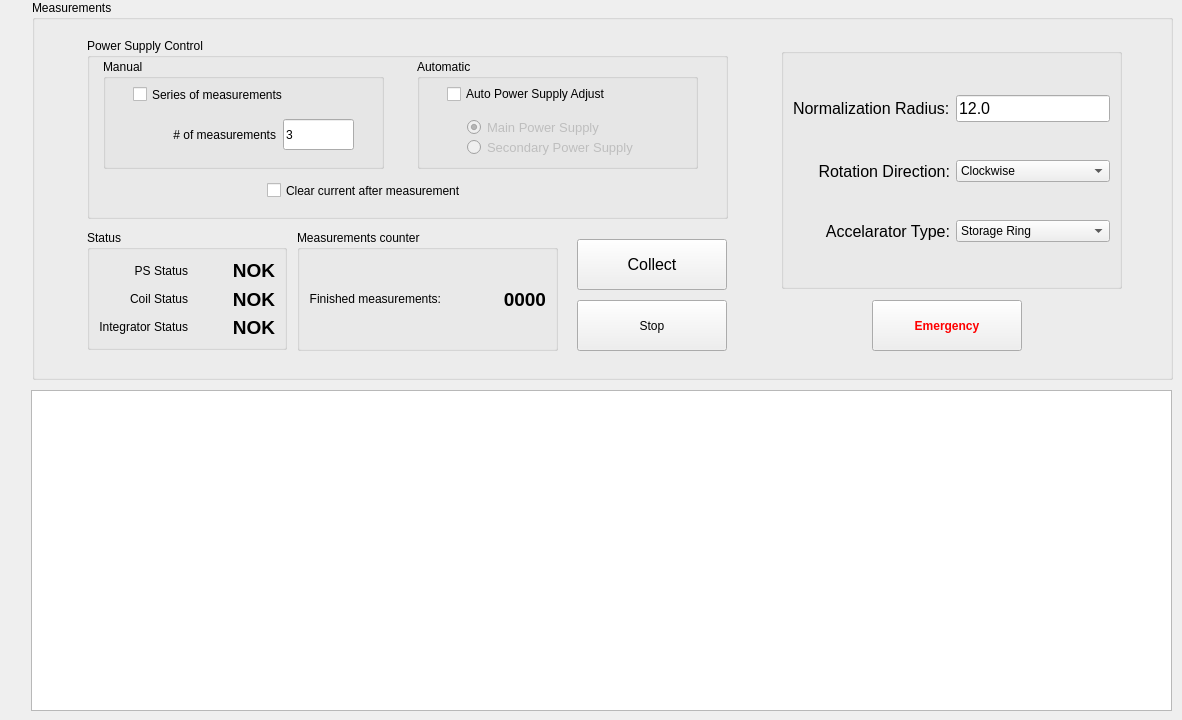
    <widget class="QWidget" name="tab_11">
     <attribute name="icon">
      <iconset resource="resource_file.qrc">
       <normaloff>:/Images/imagens/magnetic.PNG</normaloff>:/Images/imagens/magnetic.PNG</iconset>
     </attribute>
     <attribute name="title">
      <string>Measurements</string>
     </attribute>
     <widget class="QGroupBox" name="groupBox_16">
      <property name="geometry">
       <rect>
        <x>32</x>
        <y>0</y>
        <width>1141</width>
        <height>380</height>
       </rect>
      </property>
      <property name="title">
       <string>Measurements</string>
      </property>
      <widget class="QGroupBox" name="groupBox_10">
       <property name="geometry">
        <rect>
         <x>55</x>
         <y>230</y>
         <width>200</width>
         <height>120</height>
        </rect>
       </property>
       <property name="title">
        <string>Status</string>
       </property>
       <layout class="QGridLayout" name="gridLayout_10">
        <item row="0" column="0">
         <widget class="QLabel" name="label_129">
          <property name="text">
           <string>PS Status</string>
          </property>
          <property name="alignment">
           <set>Qt::AlignRight|Qt::AlignTrailing|Qt::AlignVCenter</set>
          </property>
         </widget>
        </item>
        <item row="0" column="1">
         <widget class="QLabel" name="lb_status_ps">
          <property name="font">
           <font>
            <pointsize>14</pointsize>
            <weight>75</weight>
            <bold>true</bold>
           </font>
          </property>
          <property name="layoutDirection">
           <enum>Qt::RightToLeft</enum>
          </property>
          <property name="text">
           <string>NOK</string>
          </property>
          <property name="alignment">
           <set>Qt::AlignRight|Qt::AlignTrailing|Qt::AlignVCenter</set>
          </property>
         </widget>
        </item>
        <item row="1" column="0">
         <widget class="QLabel" name="label_131">
          <property name="text">
           <string>Coil Status</string>
          </property>
          <property name="alignment">
           <set>Qt::AlignRight|Qt::AlignTrailing|Qt::AlignVCenter</set>
          </property>
         </widget>
        </item>
        <item row="1" column="1">
         <widget class="QLabel" name="lb_status_coil">
          <property name="font">
           <font>
            <pointsize>14</pointsize>
            <weight>75</weight>
            <bold>true</bold>
           </font>
          </property>
          <property name="layoutDirection">
           <enum>Qt::RightToLeft</enum>
          </property>
          <property name="text">
           <string>NOK</string>
          </property>
          <property name="alignment">
           <set>Qt::AlignRight|Qt::AlignTrailing|Qt::AlignVCenter</set>
          </property>
         </widget>
        </item>
        <item row="2" column="0">
         <widget class="QLabel" name="label_130">
          <property name="text">
           <string>Integrator Status</string>
          </property>
          <property name="alignment">
           <set>Qt::AlignRight|Qt::AlignTrailing|Qt::AlignVCenter</set>
          </property>
         </widget>
        </item>
        <item row="2" column="1">
         <widget class="QLabel" name="lb_status_integrator">
          <property name="font">
           <font>
            <pointsize>14</pointsize>
            <weight>75</weight>
            <bold>true</bold>
           </font>
          </property>
          <property name="layoutDirection">
           <enum>Qt::RightToLeft</enum>
          </property>
          <property name="text">
           <string>NOK</string>
          </property>
          <property name="alignment">
           <set>Qt::AlignRight|Qt::AlignTrailing|Qt::AlignVCenter</set>
          </property>
         </widget>
        </item>
       </layout>
      </widget>
      <widget class="QGroupBox" name="groupBox_22">
       <property name="geometry">
        <rect>
         <x>265</x>
         <y>230</y>
         <width>261</width>
         <height>121</height>
        </rect>
       </property>
       <property name="title">
        <string>Measurements counter</string>
       </property>
       <layout class="QGridLayout" name="gridLayout_12">
        <item row="0" column="0">
         <widget class="QLabel" name="label_139">
          <property name="text">
           <string>Finished measurements:</string>
          </property>
          <property name="alignment">
           <set>Qt::AlignRight|Qt::AlignTrailing|Qt::AlignVCenter</set>
          </property>
         </widget>
        </item>
        <item row="0" column="1">
         <widget class="QLabel" name="lb_meas_counter">
          <property name="font">
           <font>
            <pointsize>14</pointsize>
            <weight>75</weight>
            <bold>true</bold>
           </font>
          </property>
          <property name="layoutDirection">
           <enum>Qt::LeftToRight</enum>
          </property>
          <property name="text">
           <string>0000</string>
          </property>
          <property name="alignment">
           <set>Qt::AlignRight|Qt::AlignTrailing|Qt::AlignVCenter</set>
          </property>
         </widget>
        </item>
       </layout>
      </widget>
      <widget class="QGroupBox" name="groupBox_11">
       <property name="geometry">
        <rect>
         <x>55</x>
         <y>38</y>
         <width>641</width>
         <height>181</height>
        </rect>
       </property>
       <property name="title">
        <string>Power Supply Control</string>
       </property>
       <widget class="QGroupBox" name="groupBox_21">
        <property name="geometry">
         <rect>
          <x>16</x>
          <y>21</y>
          <width>281</width>
          <height>110</height>
         </rect>
        </property>
        <property name="title">
         <string>Manual</string>
        </property>
        <widget class="QLineEdit" name="le_n_collections">
         <property name="enabled">
          <bool>true</bool>
         </property>
         <property name="geometry">
          <rect>
           <x>180</x>
           <y>60</y>
           <width>71</width>
           <height>31</height>
          </rect>
         </property>
         <property name="text">
          <string>3</string>
         </property>
        </widget>
        <widget class="QLabel" name="label_22">
         <property name="enabled">
          <bool>true</bool>
         </property>
         <property name="geometry">
          <rect>
           <x>33</x>
           <y>60</y>
           <width>140</width>
           <height>31</height>
          </rect>
         </property>
         <property name="text">
          <string># of measurements</string>
         </property>
         <property name="alignment">
          <set>Qt::AlignRight|Qt::AlignTrailing|Qt::AlignVCenter</set>
         </property>
        </widget>
        <widget class="QCheckBox" name="chb_seriesofmeas">
         <property name="geometry">
          <rect>
           <x>30</x>
           <y>20</y>
           <width>190</width>
           <height>31</height>
          </rect>
         </property>
         <property name="text">
          <string>Series of measurements</string>
         </property>
        </widget>
       </widget>
       <widget class="QGroupBox" name="groupBox_20">
        <property name="geometry">
         <rect>
          <x>330</x>
          <y>21</y>
          <width>281</width>
          <height>110</height>
         </rect>
        </property>
        <property name="title">
         <string>Automatic</string>
        </property>
        <widget class="QCheckBox" name="chb_automatic_ps">
         <property name="enabled">
          <bool>true</bool>
         </property>
         <property name="geometry">
          <rect>
           <x>30</x>
           <y>20</y>
           <width>211</width>
           <height>30</height>
          </rect>
         </property>
         <property name="text">
          <string>Auto Power Supply Adjust</string>
         </property>
        </widget>
        <widget class="QRadioButton" name="rb_main_ps">
         <property name="enabled">
          <bool>false</bool>
         </property>
         <property name="geometry">
          <rect>
           <x>50</x>
           <y>60</y>
           <width>161</width>
           <height>17</height>
          </rect>
         </property>
         <property name="font">
          <font>
           <pointsize>10</pointsize>
          </font>
         </property>
         <property name="text">
          <string>Main Power Supply</string>
         </property>
         <property name="checked">
          <bool>true</bool>
         </property>
        </widget>
        <widget class="QRadioButton" name="rb_secondary_ps">
         <property name="enabled">
          <bool>false</bool>
         </property>
         <property name="geometry">
          <rect>
           <x>50</x>
           <y>80</y>
           <width>171</width>
           <height>17</height>
          </rect>
         </property>
         <property name="font">
          <font>
           <pointsize>10</pointsize>
          </font>
         </property>
         <property name="text">
          <string>Secondary Power Supply</string>
         </property>
        </widget>
       </widget>
       <widget class="QCheckBox" name="chb_clear_current">
        <property name="geometry">
         <rect>
          <x>180</x>
          <y>141</y>
          <width>261</width>
          <height>23</height>
         </rect>
        </property>
        <property name="text">
         <string>Clear current after measurement</string>
        </property>
        <property name="checked">
         <bool>false</bool>
        </property>
       </widget>
      </widget>
      <widget class="QGroupBox" name="groupBox_2">
       <property name="geometry">
        <rect>
         <x>749</x>
         <y>48</y>
         <width>341</width>
         <height>241</height>
        </rect>
       </property>
       <property name="title">
        <string/>
       </property>
       <property name="alignment">
        <set>Qt::AlignLeading|Qt::AlignLeft|Qt::AlignVCenter</set>
       </property>
       <layout class="QGridLayout" name="gridLayout_11">
        <item row="0" column="0">
         <widget class="QLabel" name="label_175">
          <property name="font">
           <font>
            <pointsize>12</pointsize>
           </font>
          </property>
          <property name="text">
           <string>Normalization Radius:</string>
          </property>
         </widget>
        </item>
        <item row="0" column="1">
         <widget class="QLineEdit" name="le_norm_radius">
          <property name="font">
           <font>
            <pointsize>12</pointsize>
           </font>
          </property>
          <property name="text">
           <string>12.0</string>
          </property>
         </widget>
        </item>
        <item row="2" column="0">
         <widget class="QLabel" name="label_36">
          <property name="font">
           <font>
            <pointsize>12</pointsize>
           </font>
          </property>
          <property name="text">
           <string>Accelarator Type:</string>
          </property>
          <property name="alignment">
           <set>Qt::AlignRight|Qt::AlignTrailing|Qt::AlignVCenter</set>
          </property>
         </widget>
        </item>
        <item row="1" column="0">
         <widget class="QLabel" name="label_34">
          <property name="font">
           <font>
            <pointsize>12</pointsize>
           </font>
          </property>
          <property name="text">
           <string>Rotation Direction:</string>
          </property>
          <property name="alignment">
           <set>Qt::AlignRight|Qt::AlignTrailing|Qt::AlignVCenter</set>
          </property>
         </widget>
        </item>
        <item row="1" column="1">
         <widget class="QComboBox" name="cb_coil_rotation_direction">
          <item>
           <property name="text">
            <string>Clockwise</string>
           </property>
          </item>
          <item>
           <property name="text">
            <string>CounterClockwise</string>
           </property>
          </item>
         </widget>
        </item>
        <item row="2" column="1">
         <widget class="QComboBox" name="cb_accelerator_type">
          <property name="currentIndex">
           <number>1</number>
          </property>
          <item>
           <property name="text">
            <string>Booster</string>
           </property>
          </item>
          <item>
           <property name="text">
            <string>Storage Ring</string>
           </property>
          </item>
         </widget>
        </item>
       </layout>
      </widget>
      <widget class="QPushButton" name="pb_start_meas">
       <property name="enabled">
        <bool>true</bool>
       </property>
       <property name="geometry">
        <rect>
         <x>545</x>
         <y>239</y>
         <width>150</width>
         <height>51</height>
        </rect>
       </property>
       <property name="font">
        <font>
         <pointsize>12</pointsize>
        </font>
       </property>
       <property name="cursor">
        <cursorShape>ArrowCursor</cursorShape>
       </property>
       <property name="text">
        <string>Collect</string>
       </property>
       <property name="icon">
        <iconset resource="resource_file.qrc">
         <normaloff>:/Images/imagens/play1.png</normaloff>:/Images/imagens/play1.png</iconset>
       </property>
       <property name="iconSize">
        <size>
         <width>30</width>
         <height>30</height>
        </size>
       </property>
      </widget>
      <widget class="QPushButton" name="pb_emergency6">
       <property name="geometry">
        <rect>
         <x>840</x>
         <y>300</y>
         <width>150</width>
         <height>51</height>
        </rect>
       </property>
       <property name="palette">
        <palette>
         <active>
          <colorrole role="ButtonText">
           <brush brushstyle="SolidPattern">
            <color alpha="255">
             <red>255</red>
             <green>0</green>
             <blue>0</blue>
            </color>
           </brush>
          </colorrole>
         </active>
         <inactive>
          <colorrole role="ButtonText">
           <brush brushstyle="SolidPattern">
            <color alpha="255">
             <red>255</red>
             <green>0</green>
             <blue>0</blue>
            </color>
           </brush>
          </colorrole>
         </inactive>
         <disabled>
          <colorrole role="ButtonText">
           <brush brushstyle="SolidPattern">
            <color alpha="255">
             <red>120</red>
             <green>120</green>
             <blue>120</blue>
            </color>
           </brush>
          </colorrole>
         </disabled>
        </palette>
       </property>
       <property name="font">
        <font>
         <weight>75</weight>
         <bold>true</bold>
        </font>
       </property>
       <property name="text">
        <string>Emergency</string>
       </property>
       <property name="icon">
        <iconset resource="resource_file.qrc">
         <normaloff>:/Images/imagens/emergency_icon_01.png</normaloff>:/Images/imagens/emergency_icon_01.png</iconset>
       </property>
       <property name="iconSize">
        <size>
         <width>35</width>
         <height>35</height>
        </size>
       </property>
      </widget>
      <widget class="QPushButton" name="pb_stop">
       <property name="geometry">
        <rect>
         <x>545</x>
         <y>300</y>
         <width>150</width>
         <height>51</height>
        </rect>
       </property>
       <property name="font">
        <font>
         <weight>50</weight>
         <bold>false</bold>
        </font>
       </property>
       <property name="text">
        <string>Stop</string>
       </property>
       <property name="icon">
        <iconset resource="resource_file.qrc">
         <normaloff>:/Images/imagens/stop.png</normaloff>:/Images/imagens/stop.png</iconset>
       </property>
       <property name="iconSize">
        <size>
         <width>35</width>
         <height>35</height>
        </size>
       </property>
      </widget>
     </widget>
     <widget class="PlotWidget" name="gv_rawcurves">
      <property name="geometry">
       <rect>
        <x>31</x>
        <y>390</y>
        <width>1141</width>
        <height>321</height>
       </rect>
      </property>
      <property name="backgroundBrush">
       <brush brushstyle="SolidPattern">
        <color alpha="255">
         <red>255</red>
         <green>255</green>
         <blue>255</blue>
        </color>
       </brush>
      </property>
     </widget>
    </widget>
